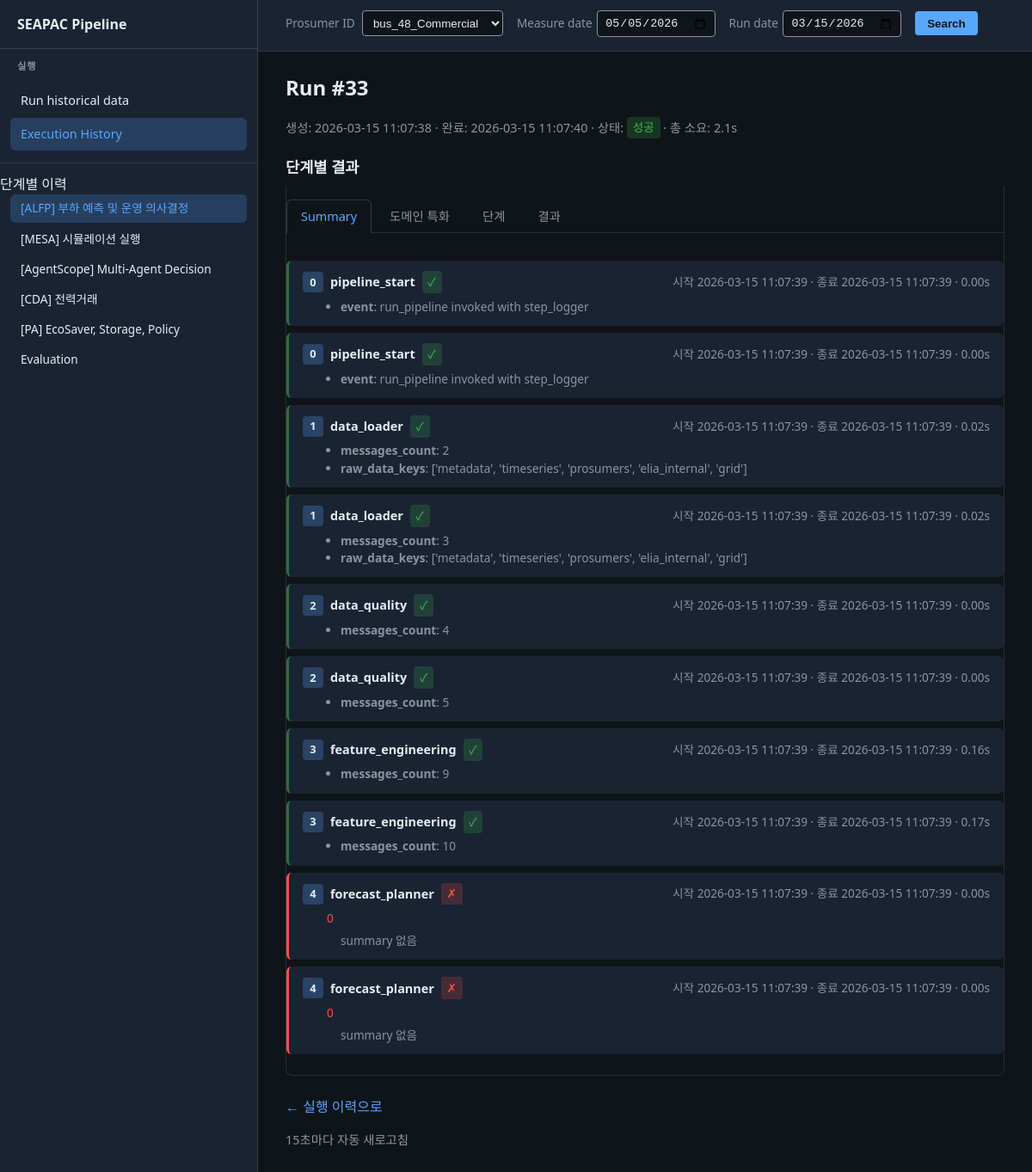
Screenshot of /runs/33 with the database file from the repository.
### tables this page shows
CREATE TABLE pipeline_run (
                id INTEGER PRIMARY KEY AUTOINCREMENT,
                created_at TEXT NOT NULL,
                finished_at TEXT,
                status TEXT NOT NULL DEFAULT 'running',
                total_elapsed_sec REAL,
                args_json TEXT,
                error_message TEXT
            , measure_date TEXT);

CREATE TABLE alfp_agent_step (
                id INTEGER PRIMARY KEY AUTOINCREMENT,
                run_id INTEGER NOT NULL,
                stage_order INTEGER NOT NULL,
                agent_name TEXT NOT NULL,
                step_order INTEGER NOT NULL,
                started_at TEXT NOT NULL,
                finished_at TEXT,
                elapsed_sec REAL,
                ok INTEGER NOT NULL DEFAULT 1,
                summary_json TEXT,
                error_text TEXT,
                FOREIGN KEY (run_id) REFERENCES pipeline_run(id)
            );

### pipeline_dashboard/app.py (the view)
@app.route("/runs/<int:run_id>")
def run_detail(run_id: int):
    init_db(_db_path())
    run = get_run_with_stages(run_id, db_path=_db_path())
    if run is None:
        abort(404)
    stages = run.get("stages", [])
    tabs = _stages_for_tabs(stages)
    db_path = _db_path()
    alfp_agent_steps = get_alfp_agent_steps(run_id, stage_order=1, db_path=db_path)
    if alfp_agent_steps is None:
        alfp_agent_steps = []
    alfp_domain_steps = get_alfp_domain_steps(run_id, stage_order=1, db_path=db_path)
    if alfp_domain_steps is None:
        alfp_domain_steps = []
    log.info("run_detail run_id=%s alfp_agent_steps count=%s domain_steps=%s db=%s", run_id, len(alfp_agent_steps), len(alfp_domain_steps), db_path)
    current_tab = request.args.get("tab", "1")
    current_sub = request.args.get("sub", "summary")
    if current_sub not in ("summary", "domain", "steps", "result"):
        current_sub = "summary"
    current_sub4 = request.args.get("sub4", "exec")
    if current_sub4 not in ("exec", "domain"):
        current_sub4 = "exec"
    cda_strategy_logs = []
    cda_negotiation_logs = []
    for s in stages:
        summary = s.get("summary") or {}
        if summary.get("strategy_reasoning_logs"):
            cda_strategy_logs = summary["strategy_reasoning_logs"]
        if summary.get("negotiation_logs"):
            cda_negotiation_logs = summary["negotiation_logs"]
    prosumer_options = _prosumer_options(_db_path())
    search_run_date = (run.get("created_at") or "")[:10]
    search_prosumer = (run.get("args") or {}).get("prosumer") or ""
    search_measure_date = run.get("measure_date") or ""
    return render_template(
        "run_detail.html",
        run=run,
        current_tab=current_tab,
        current_sub=current_sub,
        current_sub4=current_sub4,
        current_path=request.path,
        prosumer_options=prosumer_options,
        search_run_date=search_run_date,
        search_prosumer=search_prosumer,
        search_measure_date=search_measure_date,
        alfp_agent_steps=alfp_agent_steps,
        alfp_domain_steps=alfp_domain_steps,
        cda_strategy_logs=cda_strategy_logs,
        cda_negotiation_logs=cda_negotiation_logs,
        **tabs,
    )

### pipeline_dashboard/app.py (called while the page is built)
@app.before_request
def _log_request():
    log.info("Request  %s  %s", request.method, request.path)

def _output_dir() -> str:
    return os.environ.get("PIPELINE_DB_DIR", "output")

def _db_path() -> Path:
    db_dir = _output_dir()
    return get_db_path(PROJECT_ROOT / db_dir)

def _prosumer_options(db_path: Path):
    all_runs = get_runs(limit=500, db_path=db_path)
    prosumer_set = {r.get("args", {}).get("prosumer") for r in all_runs if (r.get("args") or {}).get("prosumer")}
    prosumer_set.add("bus_48_Commercial")
    return sorted(prosumer_set)

### pipeline_dashboard/db.py (called while the page is built)
def get_db_path(db_dir: Path | str | None = None) -> Path:
    if db_dir is None:
        db_dir = _DEFAULT_DB_DIR
    return Path(db_dir) / _DB_FILENAME

def _connect(db_path: Path) -> sqlite3.Connection:
    db_path.parent.mkdir(parents=True, exist_ok=True)
    conn = sqlite3.connect(str(db_path))
    conn.row_factory = sqlite3.Row
    return conn

### pipeline_dashboard/templates/run_detail.html (shortened to what this page needs)
{% extends "base.html" %}
{% block main_top %}
  <form class="search-bar step-search-bar" method="get" action="{{ url_for('run_detail_by_search') }}" id="step-search-form">
    <span><label for="step-search-prosumer">Prosumer ID</label>
      <select name="prosumer" id="step-search-prosumer">
        {% for p in (prosumer_options or []) %}
        <option value="{{ p|e }}" {% if p == search_prosumer %}selected{% endif %}>{{ p }}</option>
        {% endfor %}
      </select>
    </span>
    <span class="date-field">
      <label for="step-search-measure-date">Measure date</label>
      <input type="date" id="step-search-measure-date" name="measure_date" value="{{ search_measure_date|e }}" aria-label="Measure date">
    </span>
    <span class="date-field">
      <label for="step-search-run-date">Run date</label>
      <input type="date" id="step-search-run-date" name="run_date" value="{{ search_run_date|e }}" aria-label="Run date">
    </span>
    <button type="submit">Search</button>
  </form>
{% endblock %}
{% block content %}
  <h1>Run #{{ run.id }}</h1>
  <div class="run-meta">
    생성: {{ run.created_at }}
    {% if run.finished_at %} · 완료: {{ run.finished_at }}{% endif %}
    · 상태:
    {% if run.status == 'success' %}
      <span class="badge badge-success">성공</span>
    {% elif run.status == 'failure' %}
      <span class="badge badge-failure">실패</span>
    {% else %}
      <span class="badge badge-running">실행 중</span>
    {% endif %}
    {% if run.total_elapsed_sec is not none %}
      · 총 소요: {{ "%.1f"|format(run.total_elapsed_sec) }}s
    {% endif %}
  </div>
  {% set _ct = (current_tab|default('1'))|string %}
  {% set _sub4 = current_sub4|default('exec') %}
  <section class="step-results-section" aria-label="단계별 결과">
  <h2 style="font-size: 1.1rem; margin: 1.25rem 0 0.5rem 0;">단계별 결과</h2>
  {% set _sub = current_sub|default('summary') %}
  <div id="tab-1" class="detail-panel {% if _ct == '1' %}active{% endif %}">
    <div class="sub-tabs" role="tablist">
      <a href="#" class="sub-tab {% if _sub == 'summary' %}active{% endif %}" data-subtab="sub-summary" data-sub="summary" role="tab" aria-selected="{% if _sub == 'summary' %}true{% else %}false{% endif %}">Summary</a>
      <a href="#" class="sub-tab {% if _sub == 'domain' %}active{% endif %}" data-subtab="sub-domain" data-sub="domain" role="tab" aria-selected="{% if _sub == 'domain' %}true{% else %}false{% endif %}">도메인 특화</a>
      <a href="#" class="sub-tab {% if _sub == 'steps' %}active{% endif %}" data-subtab="sub-steps" data-sub="steps" role="tab" aria-selected="{% if _sub == 'steps' %}true{% else %}false{% endif %}">단계</a>
      <a href="#" class="sub-tab {% if _sub == 'result' %}active{% endif %}" data-subtab="sub-result" data-sub="result" role="tab" aria-selected="{% if _sub == 'result' %}true{% else %}false{% endif %}">결과</a>
    </div>
    <div id="sub-summary" class="sub-panel {% if _sub == 'summary' %}active{% endif %}" role="tabpanel">
      {% if (alfp_agent_steps or []) %}
      <div class="alfp-agent-steps">
        {% for step in (alfp_agent_steps or []) %}
        <div class="agent-step {% if not step.ok %}agent-step-fail{% endif %}">
          <div class="agent-step-header">
            <span class="agent-step-order">{{ step.step_order }}</span>
            <span class="agent-step-name">{{ step.agent_name }}</span>
            {% if step.ok %}<span class="badge badge-success">✓</span>{% else %}<span class="badge badge-failure">✗</span>{% endif %}
            <span class="agent-step-time">시작 {{ step.started_at }}{% if step.finished_at %} · 종료 {{ step.finished_at }}{% endif %}{% if step.elapsed_sec is not none %} · {{ "%.2f"|format(step.elapsed_sec) }}s{% endif %}</span>
          </div>
          {% if step.error_text %}<p class="agent-step-error">{{ step.error_text }}</p>{% endif %}
          {% if step.summary and step.summary.items() %}
          <ul class="agent-step-summary">{% for key, val in step.summary.items() %}<li><strong>{{ key }}</strong>: {{ val }}</li>{% endfor %}</ul>
          {% else %}
          <p class="agent-step-summary" style="margin: 0.35rem 0 0 1.75rem; color: var(--muted);">summary 없음</p>
          {% endif %}
        </div>
        {% endfor %}
      </div>
      {% else %}
      <p class="no-content">기록된 Agent 단계가 없습니다.</p>
      {% endif %}
    </div>
  </div>
  </section>
  <p style="margin-top: 1.5rem;"><a href="/">← 실행 이력으로</a></p>
  <p class="run-meta" style="margin-top: 1rem;">15초마다 자동 새로고침{% if run.status == 'running' %} (실행 중){% endif %}</p>
{% endblock %}

### rows the page displays
pipeline_run: measure_date "05/05/2026", id "33", created_at "2026-03-15 11:07:38", finished_at "2026-03-15 11:07:40", total_elapsed_sec "2.1"
alfp_agent_step: step_order "0", agent_name "pipeline_start", started_at "2026-03-15 11:07:39", finished_at "2026-03-15 11:07:39", elapsed_sec "0.00", summary "event", summary "run_pipeline invoked with step_logger"
alfp_agent_step: step_order "0", agent_name "pipeline_start", started_at "2026-03-15 11:07:39", finished_at "2026-03-15 11:07:39", elapsed_sec "0.00", summary "event", summary "run_pipeline invoked with step_logger"
alfp_agent_step: step_order "1", agent_name "data_loader", started_at "2026-03-15 11:07:39", finished_at "2026-03-15 11:07:39", elapsed_sec "0.02", summary "messages_count" "raw_data_keys", summary "2" "['metadata', 'timeseries', 'prosumers', 'elia_internal', 'grid']"
alfp_agent_step: step_order "1", agent_name "data_loader", started_at "2026-03-15 11:07:39", finished_at "2026-03-15 11:07:39", elapsed_sec "0.02", summary "messages_count" "raw_data_keys", summary "3" "['metadata', 'timeseries', 'prosumers', 'elia_internal', 'grid']"
alfp_agent_step: step_order "2", agent_name "data_quality", started_at "2026-03-15 11:07:39", finished_at "2026-03-15 11:07:39", elapsed_sec "0.00", summary "messages_count", summary "4"
alfp_agent_step: step_order "2", agent_name "data_quality", started_at "2026-03-15 11:07:39", finished_at "2026-03-15 11:07:39", elapsed_sec "0.00", summary "messages_count", summary "5"
alfp_agent_step: step_order "3", agent_name "feature_engineering", started_at "2026-03-15 11:07:39", finished_at "2026-03-15 11:07:39", elapsed_sec "0.16", summary "messages_count", summary "9"
alfp_agent_step: step_order "3", agent_name "feature_engineering", started_at "2026-03-15 11:07:39", finished_at "2026-03-15 11:07:39", elapsed_sec "0.17", summary "messages_count", summary "10"
alfp_agent_step: step_order "4", agent_name "forecast_planner", started_at "2026-03-15 11:07:39", finished_at "2026-03-15 11:07:39", elapsed_sec "0.00", error_text "0", shows "summary 없음"
alfp_agent_step: step_order "4", agent_name "forecast_planner", started_at "2026-03-15 11:07:39", finished_at "2026-03-15 11:07:39", elapsed_sec "0.00", error_text "0", shows "summary 없음"

### other values shown
form field prosumer "bus_48_Commercial"
